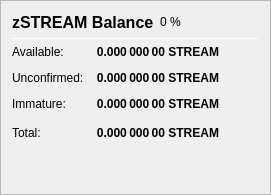
                   <widget class="QFrame" name="frame_ZerocoinBalances">
                    <property name="frameShape">
                     <enum>QFrame::StyledPanel</enum>
                    </property>
                    <property name="frameShadow">
                     <enum>QFrame::Raised</enum>
                    </property>
                    <layout class="QVBoxLayout" name="verticalLayout_7">
                     <item>
                      <layout class="QHBoxLayout" name="horizontalLayout_8" stretch="0,0,0">
                       <item>
                        <widget class="QLabel" name="label_5z_3">
                         <property name="minimumSize">
                          <size>
                           <width>0</width>
                           <height>20</height>
                          </size>
                         </property>
                         <property name="font">
                          <font>
                           <pointsize>12</pointsize>
                           <weight>75</weight>
                           <bold>true</bold>
                          </font>
                         </property>
                         <property name="text">
                          <string>zSTREAM Balance</string>
                         </property>
                        </widget>
                       </item>
                       <item>
                        <widget class="QLabel" name="labelzSTREAMPercent">
                         <property name="text">
                          <string notr="true">0 %</string>
                         </property>
                        </widget>
                       </item>
                       <item>
                        <spacer name="horizontalSpacer_11">
                         <property name="orientation">
                          <enum>Qt::Horizontal</enum>
                         </property>
                         <property name="sizeHint" stdset="0">
                          <size>
                           <width>40</width>
                           <height>20</height>
                          </size>
                         </property>
                        </spacer>
                       </item>
                      </layout>
                     </item>
                     <item>
                      <widget class="Line" name="line_ZerocoinBalance">
                       <property name="minimumSize">
                        <size>
                         <width>0</width>
                         <height>1</height>
                        </size>
                       </property>
                       <property name="maximumSize">
                        <size>
                         <width>16777215</width>
                         <height>1</height>
                        </size>
                       </property>
                       <property name="orientation">
                        <enum>Qt::Horizontal</enum>
                       </property>
                      </widget>
                     </item>
                     <item>
                      <layout class="QGridLayout" name="gridLayout_5">
                       <property name="spacing">
                        <number>12</number>
                       </property>
                       <item row="1" column="0">
                        <widget class="QLabel" name="labelzBalanceMatureText">
                         <property name="toolTip">
                          <string>Mature: more than 20 confirmation and more than 1 mint of the same denomination after it was minted.
These zSTREAM are spendable.</string>
                         </property>
                         <property name="text">
                          <string>Available:</string>
                         </property>
                        </widget>
                       </item>
                       <item row="1" column="1">
                        <widget class="QLabel" name="labelzBalanceMature">
                         <property name="font">
                          <font>
                           <weight>75</weight>
                           <bold>true</bold>
                          </font>
                         </property>
                         <property name="toolTip">
                          <string>Mature: more than 20 confirmation and more than 1 mint of the same denomination after it was minted.
These zSTREAM are spendable.</string>
                         </property>
                         <property name="text">
                          <string notr="true">0.000 000 00 STREAM</string>
                         </property>
                         <property name="alignment">
                          <set>Qt::AlignRight|Qt::AlignTrailing|Qt::AlignVCenter</set>
                         </property>
                        </widget>
                       </item>
                       <item row="2" column="0">
                        <widget class="QLabel" name="labelzBalanceUnconfirmedText">
                         <property name="toolTip">
                          <string>Unconfirmed: less than 20 confirmations
Immature: confirmed, but less than 1 mint of the same denomination after it was minted</string>
                         </property>
                         <property name="text">
                          <string>Unconfirmed:</string>
                         </property>
                        </widget>
                       </item>
                       <item row="2" column="1">
                        <widget class="QLabel" name="labelzBalanceUnconfirmed">
                         <property name="font">
                          <font>
                           <weight>75</weight>
                           <bold>true</bold>
                          </font>
                         </property>
                         <property name="toolTip">
                          <string>Unconfirmed: less than 20 confirmations
Immature: confirmed, but less than 1 mint of the same denomination after it was minted</string>
                         </property>
                         <property name="text">
                          <string notr="true">0.000 000 00 STREAM</string>
                         </property>
                         <property name="alignment">
                          <set>Qt::AlignRight|Qt::AlignTrailing|Qt::AlignVCenter</set>
                         </property>
                        </widget>
                       </item>
                       <item row="3" column="0">
                        <widget class="QLabel" name="labelzBalanceImmatureText">
                         <property name="toolTip">
                          <string>Unconfirmed: less than 20 confirmations
Immature: confirmed, but less than 1 mint of the same denomination after it was minted</string>
                         </property>
                         <property name="text">
                          <string>Immature:</string>
                         </property>
                        </widget>
                       </item>
                       <item row="3" column="1">
                        <widget class="QLabel" name="labelzBalanceImmature">
                         <property name="font">
                          <font>
                           <weight>75</weight>
                           <bold>true</bold>
                          </font>
                         </property>
                         <property name="toolTip">
                          <string>Unconfirmed: less than 20 confirmations
Immature: confirmed, but less than 1 mint of the same denomination after it was minted</string>
                         </property>
                         <property name="text">
                          <string notr="true">0.000 000 00 STREAM</string>
                         </property>
                         <property name="alignment">
                          <set>Qt::AlignRight|Qt::AlignTrailing|Qt::AlignVCenter</set>
                         </property>
                        </widget>
                       </item>
                       <item row="4" column="0">
                        <widget class="QLabel" name="labelzBalanceText">
                         <property name="toolTip">
                          <string>Your current zSTREAM balance, unconfirmed and immature zSTREAM included.</string>
                         </property>
                         <property name="text">
                          <string>Total:</string>
                         </property>
                        </widget>
                       </item>
                       <item row="4" column="1">
                        <widget class="QLabel" name="labelzBalance">
                         <property name="font">
                          <font>
                           <weight>75</weight>
                           <bold>true</bold>
                          </font>
                         </property>
                         <property name="cursor">
                          <cursorShape>IBeamCursor</cursorShape>
                         </property>
                         <property name="toolTip">
                          <string>Your current zSTREAM balance, unconfirmed and immature zSTREAM included.</string>
                         </property>
                         <property name="text">
                          <string notr="true">0.000 000 00 STREAM</string>
                         </property>
                         <property name="alignment">
                          <set>Qt::AlignRight|Qt::AlignTrailing|Qt::AlignVCenter</set>
                         </property>
                         <property name="textInteractionFlags">
                          <set>Qt::LinksAccessibleByMouse|Qt::TextSelectableByKeyboard|Qt::TextSelectableByMouse</set>
                         </property>
                        </widget>
                       </item>
                       <item row="4" column="2">
                        <spacer name="horizontalSpacer_4">
                         <property name="orientation">
                          <enum>Qt::Horizontal</enum>
                         </property>
                         <property name="sizeHint" stdset="0">
                          <size>
                           <width>40</width>
                           <height>20</height>
                          </size>
                         </property>
                        </spacer>
                       </item>
                      </layout>
                     </item>
                     <item>
                      <spacer name="verticalSpacer_4">
                       <property name="orientation">
                        <enum>Qt::Vertical</enum>
                       </property>
                       <property name="sizeHint" stdset="0">
                        <size>
                         <width>20</width>
                         <height>40</height>
                        </size>
                       </property>
                      </spacer>
                     </item>
                    </layout>
                   </widget>
